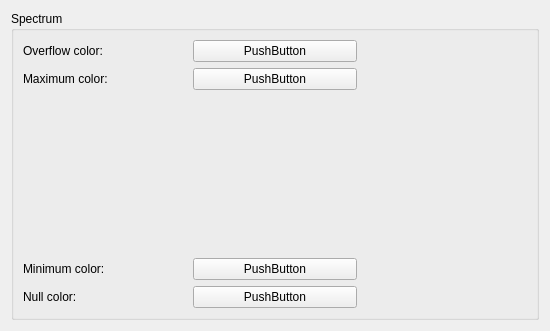
<?xml version="1.0" encoding="UTF-8"?>
<ui version="4.0">
 <class>ColorsWidget</class>
 <widget class="QWidget" name="ColorsWidget">
  <property name="geometry">
   <rect>
    <x>0</x>
    <y>0</y>
    <width>550</width>
    <height>331</height>
   </rect>
  </property>
  <layout class="QGridLayout" name="gridLayout">
   <item row="2" column="0">
    <widget class="QGroupBox" name="spectrumGroupBox">
     <property name="title">
      <string>Spectrum</string>
     </property>
     <layout class="QGridLayout" name="gridLayout_2">
      <item row="4" column="2">
       <widget class="QPushButton" name="nullPushButton">
        <property name="text">
         <string>PushButton</string>
        </property>
       </widget>
      </item>
      <item row="0" column="2">
       <widget class="QPushButton" name="overflowPushButton">
        <property name="text">
         <string>PushButton</string>
        </property>
       </widget>
      </item>
      <item row="4" column="1">
       <widget class="QLabel" name="nullLabel">
        <property name="text">
         <string>Null color:</string>
        </property>
       </widget>
      </item>
      <item row="1" column="1">
       <widget class="QLabel" name="maxLabel">
        <property name="text">
         <string>Maximum color:</string>
        </property>
       </widget>
      </item>
      <item row="3" column="1">
       <widget class="QLabel" name="minLabel">
        <property name="text">
         <string>Minimum color:</string>
        </property>
       </widget>
      </item>
      <item row="0" column="3" rowspan="5">
       <widget class="QLabel" name="spectrumLabel">
        <property name="alignment">
         <set>Qt::AlignCenter</set>
        </property>
       </widget>
      </item>
      <item row="0" column="1">
       <widget class="QLabel" name="overflowLabel">
        <property name="text">
         <string>Overflow color:</string>
        </property>
       </widget>
      </item>
      <item row="3" column="2">
       <widget class="QPushButton" name="minPushButton">
        <property name="text">
         <string>PushButton</string>
        </property>
       </widget>
      </item>
      <item row="1" column="2">
       <widget class="QPushButton" name="maxPushButton">
        <property name="text">
         <string>PushButton</string>
        </property>
       </widget>
      </item>
      <item row="2" column="2">
       <spacer name="verticalSpacer_2">
        <property name="orientation">
         <enum>Qt::Vertical</enum>
        </property>
        <property name="sizeHint" stdset="0">
         <size>
          <width>20</width>
          <height>40</height>
         </size>
        </property>
       </spacer>
      </item>
     </layout>
    </widget>
   </item>
  </layout>
 </widget>
 <resources/>
 <connections/>
</ui>
